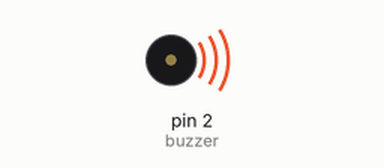
Simulated run of this sketch. Board: Arduino Uno, built with avr-gcc and run on an emulated ATmega328P. Parts: buzzer (waves = sounding, pin HIGH).

Above: at 0.5 s.
Timing chart, 0 to 4.6 s (numbered marks = the images above):
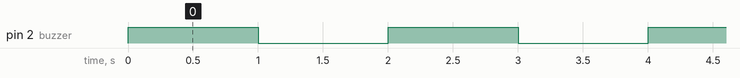

The sketch:

Buzzer.ino
```cpp
// the setup function runs once when you press reset or power the board
int buzzer=2;
void setup() {
  // initialize digital pin 13 as an output.
 pinMode(buzzer, OUTPUT);

}

// the loop function runs over and over again forever
void loop() {
  digitalWrite(buzzer, HIGH);   // turn the LED on (HIGH is the voltage level)
  delay(1000);              // wait for a second
  digitalWrite(buzzer, LOW);    // turn the LED off by making the voltage LOW
  delay(1000);              // wait for a second
}
```

Measured:
- by itself, pin 2 (buzzer): alternates HIGH for 1.0 s and LOW for 1.0 s
